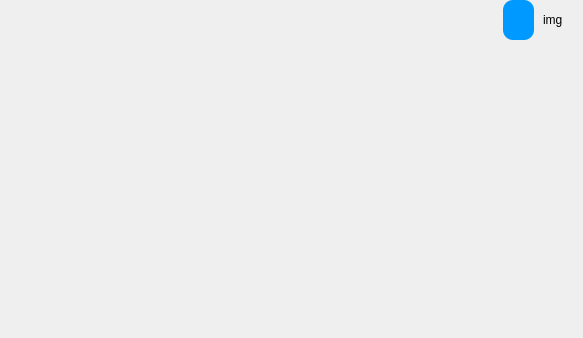
<?xml version="1.0" encoding="UTF-8"?>
<ui version="4.0">
 <class>SendBox</class>
 <widget class="QWidget" name="SendBox">
  <property name="geometry">
   <rect>
    <x>0</x>
    <y>0</y>
    <width>583</width>
    <height>338</height>
   </rect>
  </property>
  <property name="windowTitle">
   <string>Form</string>
  </property>
  <property name="styleSheet">
   <string notr="true">QLabel#recvmsg_lab{
	padding: 12px; 
	color: rgb(255, 255, 255);
	border-radius: 10px;
	background-color: rgb(0,153,255);
}</string>
  </property>
  <layout class="QHBoxLayout" name="horizontalLayout">
   <property name="spacing">
    <number>0</number>
   </property>
   <property name="leftMargin">
    <number>0</number>
   </property>
   <property name="topMargin">
    <number>0</number>
   </property>
   <property name="rightMargin">
    <number>0</number>
   </property>
   <property name="bottomMargin">
    <number>0</number>
   </property>
   <item>
    <spacer name="horizontalSpacer">
     <property name="orientation">
      <enum>Qt::Horizontal</enum>
     </property>
     <property name="sizeHint" stdset="0">
      <size>
       <width>374</width>
       <height>20</height>
      </size>
     </property>
    </spacer>
   </item>
   <item>
    <widget class="QWidget" name="widget" native="true">
     <layout class="QGridLayout" name="gridLayout">
      <property name="leftMargin">
       <number>0</number>
      </property>
      <property name="topMargin">
       <number>0</number>
      </property>
      <property name="rightMargin">
       <number>0</number>
      </property>
      <property name="bottomMargin">
       <number>0</number>
      </property>
      <property name="horizontalSpacing">
       <number>9</number>
      </property>
      <property name="verticalSpacing">
       <number>0</number>
      </property>
      <item row="0" column="0">
       <widget class="QLabel" name="recvmsg_lab">
        <property name="maximumSize">
         <size>
          <width>400</width>
          <height>400</height>
         </size>
        </property>
        <property name="frameShadow">
         <enum>QFrame::Plain</enum>
        </property>
        <property name="text">
         <string/>
        </property>
        <property name="scaledContents">
         <bool>true</bool>
        </property>
        <property name="wordWrap">
         <bool>true</bool>
        </property>
       </widget>
      </item>
      <item row="0" column="1">
       <widget class="QLabel" name="Img_lab">
        <property name="minimumSize">
         <size>
          <width>40</width>
          <height>40</height>
         </size>
        </property>
        <property name="maximumSize">
         <size>
          <width>40</width>
          <height>40</height>
         </size>
        </property>
        <property name="styleSheet">
         <string notr="true"/>
        </property>
        <property name="text">
         <string>img</string>
        </property>
       </widget>
      </item>
      <item row="2" column="1">
       <spacer name="verticalSpacer">
        <property name="orientation">
         <enum>Qt::Vertical</enum>
        </property>
        <property name="sizeHint" stdset="0">
         <size>
          <width>20</width>
          <height>4</height>
         </size>
        </property>
       </spacer>
      </item>
     </layout>
    </widget>
   </item>
  </layout>
 </widget>
 <resources/>
 <connections/>
</ui>
